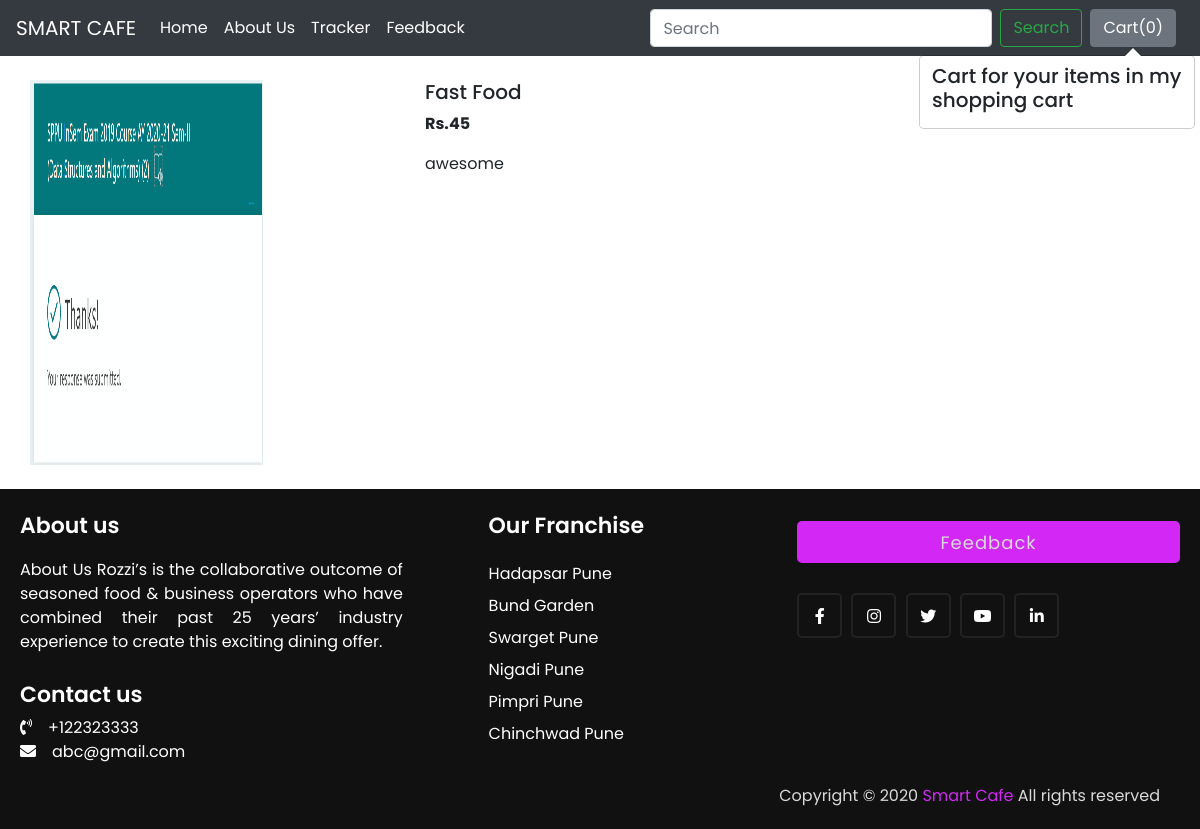
Page /shop/products/6 on the committed database.
### shop/models.py (models this page shows, shortened)
class Product(models.Model):
    product_id = models.AutoField
    product_name = models.CharField(max_length=50)
    category = models.CharField(max_length=50, default="")
    price = models.IntegerField(default=0)
    desc = models.CharField(max_length=300)
    pub_date = models.DateField()
    image = models.ImageField(upload_to='shop/images', default="")

### shop/views.py (the view)
# urls.py: path("products/<int:myid>", views.productView, name="ProductView"),
def productView(request, myid):
    product = Product.objects.filter(id=myid)
    return render(request, 'shop/prodView.html', {'product':product[0]})

### shop/templates/shop/prodView.html (shortened to what this page needs)
{% extends 'shop/basic.html' %}
{% block body %}
<div class="container my-4">
    <div class="row">
    <div class="col-md-4">
    <div class="row">
        <img src="/media/{{product.image}}" width="233px" height="385px">
    </div>
    </div>
    <div class="col-md-8">
        <h5>{{product.product_name}}</h5>
        <p><b>Rs.{{product.price}} </b></p>
        <p>{{product.desc}}</p>
    </div>
    </div>
</div>
{% endblock %}

### shop/static/shop/index.css (style rules this page uses)
* { margin: 0; padding: 0; box-sizing: border-box; font-family: 'Poppins',sans-serif; text-decoration: none; }

### rows in the picture
Product: image (picture), product_name "Fast Food", price "45", desc "awesome"
